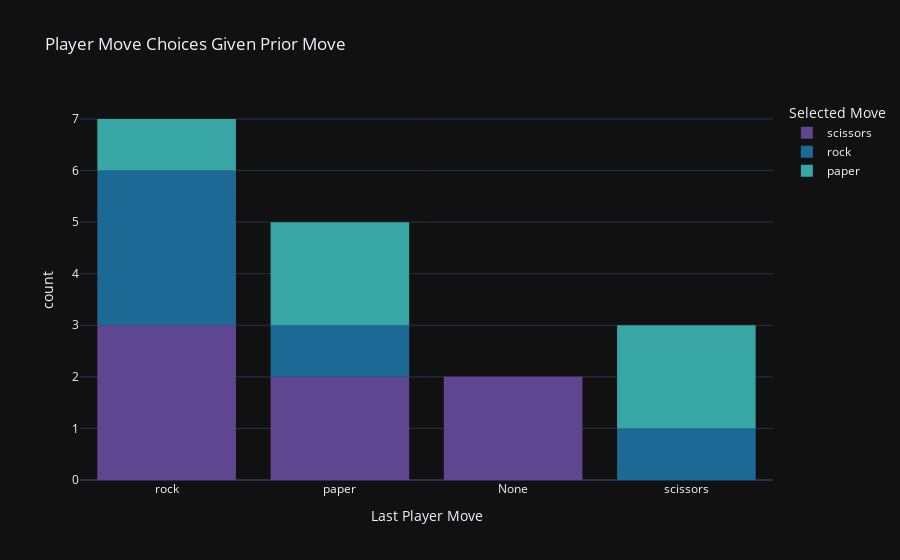

The notebook cell saved with this chart:
### Code cell
# Plot df_history distributions of next_move based on prior move
fig = px.histogram(df_history, x="t_minus_1_player_move", color="next_move", title="Player Move Choices Given Prior Move", labels=plotly_labels)
fig.show()

### Figure 1 — Plotly figure (JSON) as saved in the notebook; plotly's stock layout.template omitted (floating-point values rounded to 4 significant figures)
{"data": [{"alignmentgroup": "True", "bingroup": "x", "hovertemplate": "Selected Move=scissors<br>Last Player Move=%{x}<br>count=%{y}<extra></extra>", "legendgroup": "scissors", "marker": {"color": "rgb(95, 70, 144)", "pattern": {"shape": ""}}, "name": "scissors", "offsetgroup": "scissors", "orientation": "v", "showlegend": true, "type": "histogram", "x": ["rock", "rock", "paper", "paper", "None", "None", "rock"], "xaxis": "x", "yaxis": "y"}, {"alignmentgroup": "True", "bingroup": "x", "hovertemplate": "Selected Move=rock<br>Last Player Move=%{x}<br>count=%{y}<extra></extra>", "legendgroup": "rock", "marker": {"color": "rgb(29, 105, 150)", "pattern": {"shape": ""}}, "name": "rock", "offsetgroup": "rock", "orientation": "v", "showlegend": true, "type": "histogram", "x": ["rock", "rock", "paper", "rock", "scissors"], "xaxis": "x", "yaxis": "y"}, {"alignmentgroup": "True", "bingroup": "x", "hovertemplate": "Selected Move=paper<br>Last Player Move=%{x}<br>count=%{y}<extra></extra>", "legendgroup": "paper", "marker": {"color": "rgb(56, 166, 165)", "pattern": {"shape": ""}}, "name": "paper", "offsetgroup": "paper", "orientation": "v", "showlegend": true, "type": "histogram", "x": ["scissors", "paper", "rock", "paper", "scissors"], "xaxis": "x", "yaxis": "y"}], "layout": {"barmode": "relative", "legend": {"title": {"text": "Selected Move"}, "tracegroupgap": 0}, "title": {"text": "Player Move Choices Given Prior Move"}, "xaxis": {"anchor": "y", "domain": [0, 1], "title": {"text": "Last Player Move"}}, "yaxis": {"anchor": "x", "domain": [0, 1], "title": {"text": "count"}}}}
